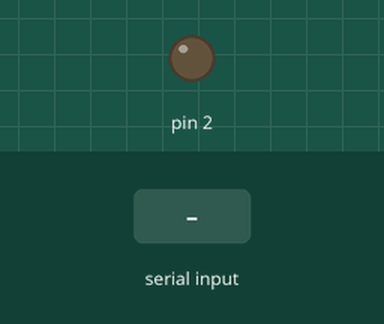
Bench run of a sketch on a simulated Arduino Uno, built with avr-gcc and run on an emulated ATmega328P. Parts: output pins drawn as LEDs (lit = HIGH). Inputs (shaded band) come from the test bench.

Above: at 1.2 s.
1.3 s: "a" received over Serial
At 1.6 s:
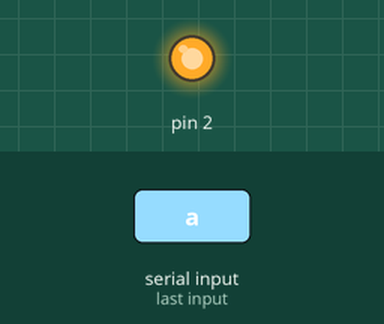
2.8 s: "e" received over Serial
At 3.9 s:
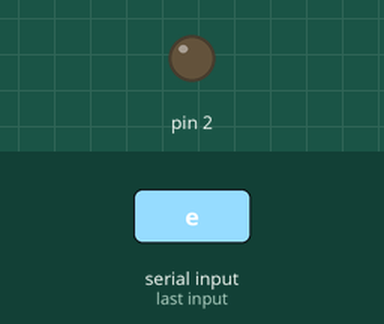
Timing chart, 0 to 5.8 s (numbered marks = the images above; inputs shaded):
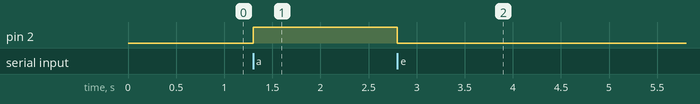

The sketch:

python_ile_ledyak.ino
```cpp
char python;
void setup() {

Serial.begin(9600);

pinMode(2,OUTPUT);


}

void loop() {

  if(Serial.available()>0) {
    python=Serial.read();
    if (python=='a') {
      digitalWrite(2, HIGH);
    }

    else if (python=='e'){

      digitalWrite(2, LOW);
    }

  }

}
```

Measured:
- after the input at 1.3 s, pin 2: LOW → HIGH at once
- after the input at 2.8 s, pin 2: HIGH → LOW at once
